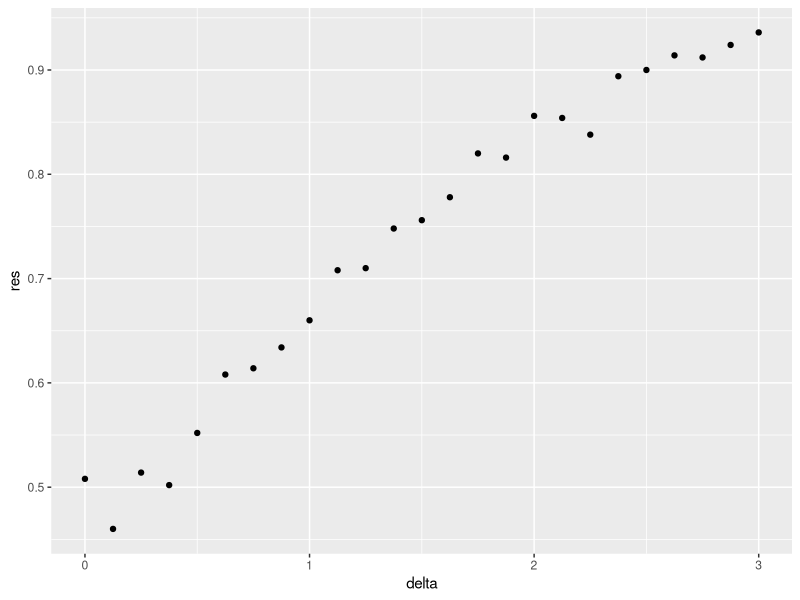

The R script that drew this image:
## ---- chunk 1
library(dplyr)
library(purrr)
library(caret)

set.seed(2) #if you are using R 3.5 or earlier
#set.seed(2, sample.kind="Rounding") #if you are using R 3.6 or later
make_data <- function(n = 1000, p = 0.5, 
				mu_0 = 0, mu_1 = 2, 
				sigma_0 = 1,  sigma_1 = 1){

y <- rbinom(n, 1, p)
f_0 <- rnorm(n, mu_0, sigma_0)
f_1 <- rnorm(n, mu_1, sigma_1)
x <- ifelse(y == 1, f_1, f_0)
  
test_index <- createDataPartition(y, times = 1, p = 0.5, list = FALSE)

list(train = data.frame(x = x, y = as.factor(y)) %>% slice(-test_index),
	test = data.frame(x = x, y = as.factor(y)) %>% slice(test_index))
}

dat <- make_data()



mu_1 <- seq(0, 3, len=25)

set.seed(1) #if you are using R 3.5 or earlier
#set.seed(1, sample.kind="Rounding") #if you are using R 3.6 or later
delta <- seq(0, 3, len = 25)
res <- sapply(delta, function(d){
	dat <- make_data(mu_1 = d)
	fit_glm <- dat$train %>% glm(y ~ x, family = "binomial", data = .)
	y_hat_glm <- ifelse(predict(fit_glm, dat$test) > 0.5, 1, 0) %>% factor(levels = c(0, 1))
	mean(y_hat_glm == dat$test$y)
})
qplot(delta, res)

